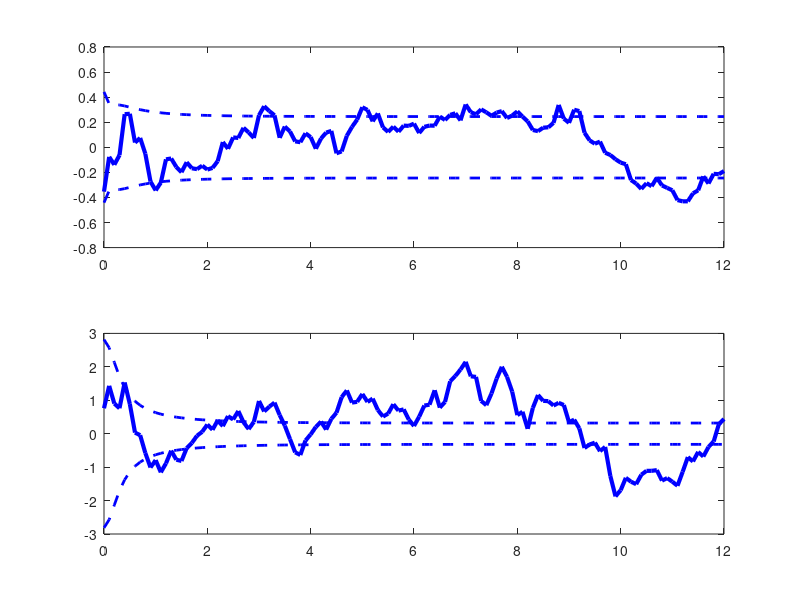
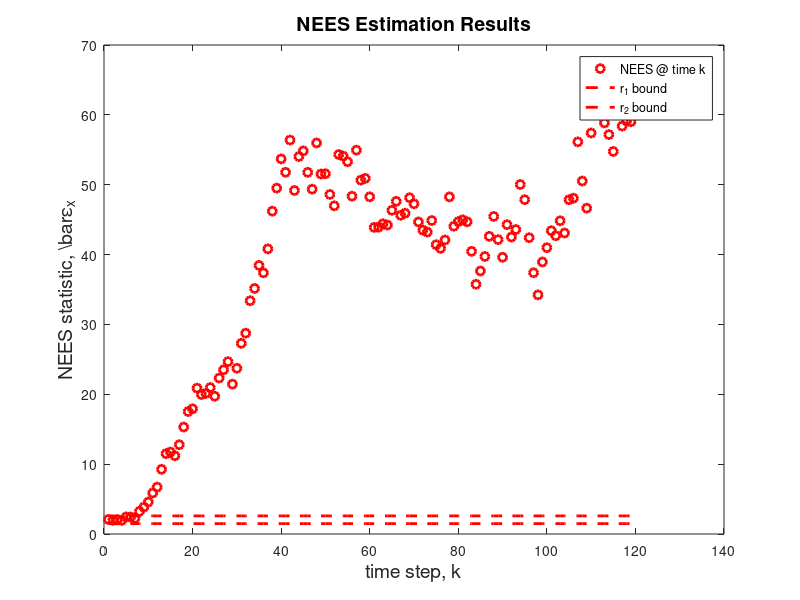
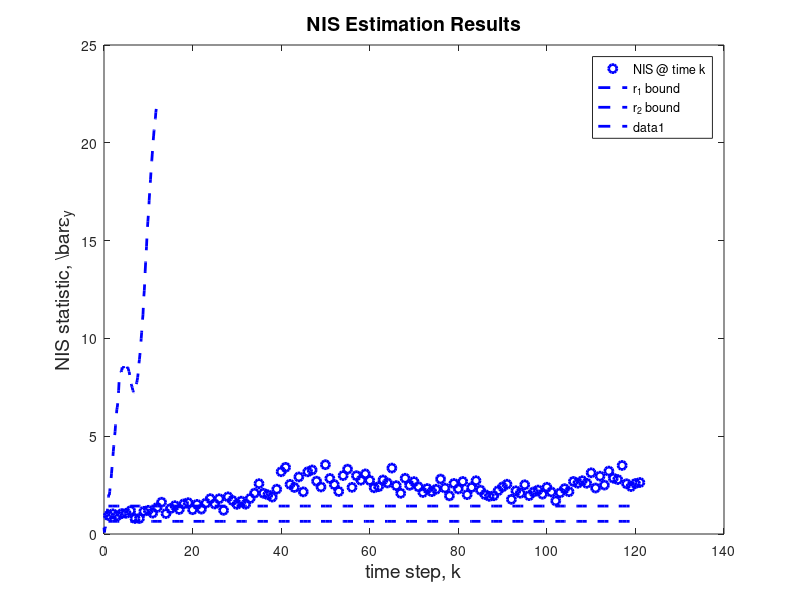

Reproduce these figures in MATLAB, in order. (Note: this script raises an error after producing the figures.)
%Lec29_1Drobotstatefilter.m
%%What happens if we use wrong process noise model and/or dynamics?
%%-->look at NEES and NIS results
%%%CASES: look at
%%%--just ~right: Qkf = Qtrue or close (e.g. ignoring off diagonals)
%%%--too pessimistic: Qkf = diag([0.5 1]) when Wtilde = 1
%%%--too optimisitic: Qkf = diag([5e-6 1e-4]) when Wtilde = 1;
clc,clear,close all
rng(100)
m0 = [0,0];
P0 = 2*eye(2);
%%True CT Model spec
%%%---Model A: simple NCV kinematics, no velocity drag terms
A = [0 1;
0 0];
B = [0;1];
Gamma = [0;1];
C = [1 0];
Wtilde = 1; % *ACTUAL* AWG process noise intensity: (m/s^2)^2
Vtilde = 0.005; %AWG measurement noise intensity: m^2
%%%---Model B: NCV kinematics with velocity drag term
% bdrag = -2;
% A = [0 1;
% 0 bdrag];
% B = [0;1];
% Gamma = [0;1];
% C = [1 0];
% Wtilde = 0.05; % *ACTUAL* AWG process noise intensity: (m/s^2)^2
% Vtilde = 0.005; %AWG measurement noise intensity: m^2
CTsys = ss(A,B,C,0);
%%DT model conversion
deltaT = 0.1
%%Use c2d to cheat/convert parts of model
% %F = [1 deltaT;
% % 0 1];
% %G = [0.5*deltaT^2;
% % deltaT];
% %H = C;
DTsys = c2d(CTsys,deltaT,'zoh');
F = DTsys.a;
G = DTsys.b;
H = DTsys.c;
%%Use Van Loan method to find covariance of process noise
M = deltaT*[-A, Gamma*Wtilde*Gamma';
zeros(size(A)), A']
matrexp_M = expm(M)
invFQblock = matrexp_M(1:2,3:4);
Qtrue = F*invFQblock
%%Find the measurement noise covariance
Rtrue = Vtilde / deltaT
%%Open-loop Control input
tvec = 0:deltaT:12;
u = 2*cos(0.75*tvec); %acceleration input
%% Run chi-square tests on simulated filtering runs:
%%Specify KF model of dynamics:
%%% *----* MAY BE MISMATCHED TO ACTUAL SYSTEM MODEL !!! *----*%%%
Fkf = [1 deltaT;
0 1];
Gkf = [0.5*deltaT^2;
deltaT];
Hkf = [1 0];
%%%***Specify assumed DT noise covariances for KF:
%%%MAY BE MISMATCHED TO ACTUAL VALUES !!! ***
Qkf = diag([5e-3 1e-3 ]);% diag([0.5 1])% Qtrue;% %%treat this as the main tuningknob
Rkf = Rtrue; %%assume we can get this from sensor specs
Nsimruns = 50
NEESsamps = zeros(Nsimruns,length(tvec));
NISsamps = zeros(Nsimruns,length(tvec));
for ss=1:Nsimruns
%%%1. %%Generate true trajectory and measurements from system
xk_truehist = zeros(2,length(tvec));
ykhist = zeros(1,length(tvec));
xk = mvnrnd(m0,P0); %sample initial robot state
for jj=1:length(tvec)
wk = mvnrnd(zeros(1,2),Qtrue);
xkp1 = F*xk' + G*u(jj) + wk';
vkp1 = mvnrnd(zeros(1,1),Rtrue)';
ykp1 = H*xkp1 + vkp1;
xk_truehist(:,jj) = xkp1;
ykhist(:,jj) = ykp1;
xk = xkp1';
end
%%% 2. Kalman Filter equations with simple NCV model
%%Run the Kalman filter updates
mk = m0;
Pk = P0;
mk_filt_hist = zeros(2,length(tvec));
Pk_filt_hist = zeros(2,2,length(tvec));
innovk_hist = zeros(1,length(tvec));
Pyyk_hist = zeros(1,1,length(tvec)); %%store measurement innovation covar
NEESsshist = zeros(1,length(tvec));
NISsshist = zeros(1,length(tvec));
for jj=1:length(tvec)
%%Perform prediction step
mkp1_minus = F*mk' + G*u(jj);
Pkp1_minus = F*Pk*F' + Qkf;
%%Compute Kalman gain
Pyykp1 = H*Pkp1_minus*H' + Rtrue;
Pyykp1 = 0.5*(Pyykp1 + Pyykp1');
Kkp1 = Pkp1_minus*H'/(H*Pkp1_minus*H' + Rtrue);
%%Perform measurement update step
ykp1_report = ykhist(:,jj); %simulate the reporting of data from sensor
ykp1_pred = H*mkp1_minus; %predicted measurement
innov_kp1 = ykp1_report - ykp1_pred; %compute meas innovation
mkp1_plus = mkp1_minus + Kkp1*innov_kp1; %compute update to state mean
Pkp1_plus = (eye(2) - Kkp1*H)*Pkp1_minus; %compute update to covar
mk = mkp1_plus';
mk_filt_hist(:,jj) = mkp1_plus;
Pk = Pkp1_plus;
Pk_filt_hist(:,:,jj)= Pkp1_plus;
innovk_hist(:,jj) = innov_kp1;
%%Compute and store NEES and NIS statistics:
invPkp1 = inv(Pkp1_plus);
invPyykp1 = inv(Pyykp1);
NEESsshist(jj) = ...
(xk_truehist(:,jj) - mkp1_plus)'*invPkp1*(xk_truehist(:,jj) - mkp1_plus);
NISsshist(jj) = innov_kp1'*invPyykp1*innov_kp1;
end
NEESsamps(ss,:) = NEESsshist;
NISsamps(ss,:) = NISsshist;
%%sanity check:
%Plot state estimation errors versus time
figure(5),
clf
subplot(211)
plot(tvec,xk_truehist(1,:)-mk_filt_hist(1,:),'b','LineWidth',3), hold on
plot(tvec,2*sqrt(squeeze(Pk_filt_hist(1,1,:))'),'b--','LineWidth',2)
plot(tvec,-2*sqrt(squeeze(Pk_filt_hist(1,1,:))'),'b--','LineWidth',2)
subplot(212)
plot(tvec,xk_truehist(2,:)-mk_filt_hist(2,:),'b','LineWidth',3), hold on
plot(tvec,2*sqrt(squeeze(Pk_filt_hist(2,2,:))'),'b--','LineWidth',2)
plot(tvec,-2*sqrt(squeeze(Pk_filt_hist(2,2,:))'),'b--','LineWidth',2)
end
%%DO NEES TEST:
epsNEESbar = mean(NEESsamps,1);
alphaNEES = 0.05; %%significance level
Nnx = Nsimruns*length(Fkf);
%%compute intervals:
r1x = chi2inv(alphaNEES/2, Nnx )./ Nsimruns
r2x = chi2inv(1-alphaNEES/2, Nnx )./ Nsimruns
figure(80)
plot(epsNEESbar,'ro','MarkerSize',6,'LineWidth',2),hold on
plot(r1x*ones(size(epsNEESbar)),'r--','LineWidth',2)
plot(r2x*ones(size(epsNEESbar)),'r--','LineWidth',2)
ylabel('NEES statistic, \bar{\epsilon}_x','FontSize',14)
xlabel('time step, k','FontSize',14)
title('NEES Estimation Results','FontSize',14)
legend('NEES @ time k', 'r_1 bound', 'r_2 bound')
%%DO NIS TEST:
epsNISbar = mean(NISsamps,1);
alphaNIS = 0.05;
Nny = Nsimruns*size(H,1);
%%compute intervals:
r1y = chi2inv(alphaNIS/2, Nny )./ Nsimruns
r2y = chi2inv(1-alphaNIS/2, Nny )./ Nsimruns
figure(90)
plot(epsNISbar,'bo','MarkerSize',6,'LineWidth',2),hold on
plot(r1y*ones(size(epsNISbar)),'b--','LineWidth',2)
plot(r2y*ones(size(epsNISbar)),'b--','LineWidth',2)
ylabel('NIS statistic, \bar{\epsilon}_y','FontSize',14)
xlabel('time step, k','FontSize',14)
title('NIS Estimation Results','FontSize',14)
legend('NIS @ time k', 'r_1 bound', 'r_2 bound')
% figure(1),
% suptitle(['1D Robot State Filtering Results for \Delta t = ',num2str(deltaT)])
% subplot(211)
% plot(tvec,mk_filt_hist(1,:),'b','LineWidth',3), hold on
%
plot(tvec,mk_filt_hist(1,:)+2*sqrt(squeeze(Pk_filt_hist(1,1,:))'),'b--','LineWidth',2)
% plot(tvec,mk_filt_hist(1,:)-2*sqrt(squeeze(Pk_filt_hist(1,1,:))'),'b--','LineWidth',2)
% xlabel('time step, k','FontSize',18), ylabel('\xi_k (m)','FontSize',18),
% plot(tvec,xk_truehist(1,:),'k-o','LineWidth',1.5)
% %%%compare to prediction results
% plot(tvec,mk_pred_hist(1,:),'c','LineWidth',1.5), hold on
%
plot(tvec,mk_pred_hist(1,:)+2*sqrt(squeeze(Pk_pred_hist(1,1,:))'),'c--','LineWidth',1.5)
% plot(tvec,mk_pred_hist(1,:)-2*sqrt(squeeze(Pk_pred_hist(1,1,:))'),'c--','LineWidth',1.5)
% ylim([-10 10])
% %%plot raw sensor data
% plot(tvec,ykhist(1,:),'kx','LineWidth',1.5,'MarkerSize',7)
% legend('filter mean \xi(k)','filter 2\sigma bounds','','truth',...
% 'mean pred \xi(k)','pred 2\sigma bounds','','y_k sensor data')
%
% subplot(212)
% plot(tvec,mk_filt_hist(2,:),'r','LineWidth',3), hold on
%
plot(tvec,mk_filt_hist(2,:)+2*sqrt(squeeze(Pk_filt_hist(2,2,:))'),'r--','LineWidth',2)
% plot(tvec,mk_filt_hist(2,:)-2*sqrt(squeeze(Pk_filt_hist(2,2,:))'),'r--','LineWidth',2)
% xlabel('time step, k','FontSize',18), ylabel('dot \xi_k (m/s)','FontSize',18),
% legend('mean dot \xi(k)','2\sigma bounds')
% plot(tvec,xk_truehist(2,:),'k-o','LineWidth',1.5)
% %%%compare to prediction results
% plot(tvec,mk_pred_hist(2,:),'m','LineWidth',1.5), hold on
%
plot(tvec,mk_pred_hist(2,:)+2*sqrt(squeeze(Pk_pred_hist(1,1,:))'),'m--','LineWidth',1.5)
% plot(tvec,mk_pred_hist(2,:)-2*sqrt(squeeze(Pk_pred_hist(1,1,:))'),'m--','LineWidth',1.5)
% legend('filter mean dot \xi(k)','filter 2\sigma bounds','','truth',...
% 'mean pred dot \xi(k)','pred 2\sigma bounds','')
% ylim([-10 10])
%
% %%Plot state estimation errors versus time
% figure(5),
% suptitle(['1D Robot State Estimation Errors for \Delta t = ',num2str(deltaT)])
% subplot(211)
% plot(tvec,xk_truehist(1,:)-mk_filt_hist(1,:),'b','LineWidth',3), hold on
% plot(tvec,xk_truehist(1,:)-mk_filt_hist(1,:)+2*sqrt(squeeze(Pk_filt_hist(1,1,:))'),'b--','LineWidth',2)
% plot(tvec,xk_truehist(1,:)-mk_filt_hist(1,:)-2*sqrt(squeeze(Pk_filt_hist(1,1,:))'),'b--','LineWidth',2)
% xlabel('time step, k','FontSize',18), ylabel('\xi_k error (m)','FontSize',18),
% %%%compare to prediction results
% plot(tvec,xk_truehist(1,:)-mk_pred_hist(1,:),'c','LineWidth',1.5), hold on
% plot(tvec,xk_truehist(1,:)-mk_pred_hist(1,:)+2*sqrt(squeeze(Pk_pred_hist(1,1,:))'),'c--','LineWidth',1.5)
% plot(tvec,xk_truehist(1,:)-mk_pred_hist(1,:)-2*sqrt(squeeze(Pk_pred_hist(1,1,:))'),'c--','LineWidth',1.5)
% plot(tvec,zeros(length(xk_truehist(1,:))),'k-o')
% legend('filter error \xi(k)','filter 2\sigma bounds','',...
% 'pred error \xi(k)','pred 2\sigma bounds','','truth')
% ylim([-12 12])
%
% subplot(212)
% plot(tvec,xk_truehist(2,:)-mk_filt_hist(2,:),'r','LineWidth',3), hold on
% plot(tvec,xk_truehist(2,:)-mk_filt_hist(2,:)+2*sqrt(squeeze(Pk_filt_hist(2,2,:))'),'r--','LineWidth',2)
% plot(tvec,xk_truehist(2,:)-mk_filt_hist(2,:)-2*sqrt(squeeze(Pk_filt_hist(2,2,:))'),'r--','LineWidth',2)
% xlabel('time step, k','FontSize',18), ylabel('dot \xi_k error(m/s)','FontSize',18),
% %%%compare to prediction results
% plot(tvec,xk_truehist(2,:)-mk_pred_hist(2,:),'m','LineWidth',1.5), hold on
% plot(tvec,xk_truehist(2,:)-mk_pred_hist(2,:)+2*sqrt(squeeze(Pk_pred_hist(1,1,:))'),'m--','LineWidth',1.5)
% plot(tvec,xk_truehist(2,:)-mk_pred_hist(2,:)-2*sqrt(squeeze(Pk_pred_hist(1,1,:))'),'m--','LineWidth',1.5)
% plot(tvec,zeros(length(xk_truehist(2,:))),'k-o')
% legend('filter error dot \xi(k)','filter 2\sigma bounds','',...
% 'pred error dot \xi(k)','pred 2\sigma bounds','','truth')
% ylim([-12 12])
%
% figure(6)
% subplot(211)
% plot(tvec,xk_truehist(1,:),'k-o','LineWidth',1.5), hold on
% plot(tvec,ykhist(1,:),'rx','LineWidth',1.5,'MarkerSize',7)
% legend('true pos','y meas')
% xlabel('time step, k','FontSize',18), ylabel('\xi_k (m/s)','FontSize',18),
% subplot(212)
% plot(tvec,xk_truehist(2,:),'k-o','LineWidth',1.5), hold on
% legend('true vel')
% xlabel('time step, k','FontSize',18), ylabel('dot \xi_k (m/s)','FontSize',18),